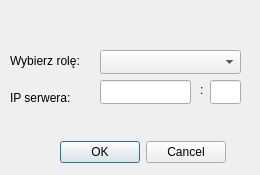
<?xml version="1.0" encoding="UTF-8"?>
<ui version="4.0">
 <class>RoleDialog</class>
 <widget class="QDialog" name="RoleDialog">
  <property name="geometry">
   <rect>
    <x>0</x>
    <y>0</y>
    <width>260</width>
    <height>175</height>
   </rect>
  </property>
  <property name="sizePolicy">
   <sizepolicy hsizetype="Fixed" vsizetype="Fixed">
    <horstretch>0</horstretch>
    <verstretch>0</verstretch>
   </sizepolicy>
  </property>
  <property name="windowTitle">
   <string>Dialog</string>
  </property>
  <widget class="QComboBox" name="comboBox">
   <property name="geometry">
    <rect>
     <x>100</x>
     <y>50</y>
     <width>141</width>
     <height>24</height>
    </rect>
   </property>
  </widget>
  <widget class="QLineEdit" name="lineEdit">
   <property name="geometry">
    <rect>
     <x>100</x>
     <y>80</y>
     <width>91</width>
     <height>24</height>
    </rect>
   </property>
  </widget>
  <widget class="QLineEdit" name="lineEdit_2">
   <property name="geometry">
    <rect>
     <x>210</x>
     <y>80</y>
     <width>31</width>
     <height>24</height>
    </rect>
   </property>
  </widget>
  <widget class="QDialogButtonBox" name="buttonBox">
   <property name="geometry">
    <rect>
     <x>60</x>
     <y>140</y>
     <width>166</width>
     <height>24</height>
    </rect>
   </property>
   <property name="standardButtons">
    <set>QDialogButtonBox::Cancel|QDialogButtonBox::Ok</set>
   </property>
  </widget>
  <widget class="QLabel" name="label">
   <property name="geometry">
    <rect>
     <x>10</x>
     <y>50</y>
     <width>81</width>
     <height>21</height>
    </rect>
   </property>
   <property name="text">
    <string>Wybierz rolę:</string>
   </property>
  </widget>
  <widget class="QLabel" name="label_2">
   <property name="geometry">
    <rect>
     <x>10</x>
     <y>90</y>
     <width>81</width>
     <height>16</height>
    </rect>
   </property>
   <property name="text">
    <string>IP serwera:</string>
   </property>
  </widget>
  <widget class="QLabel" name="label_3">
   <property name="geometry">
    <rect>
     <x>200</x>
     <y>80</y>
     <width>20</width>
     <height>20</height>
    </rect>
   </property>
   <property name="text">
    <string>:</string>
   </property>
  </widget>
 </widget>
 <resources/>
 <connections/>
</ui>
